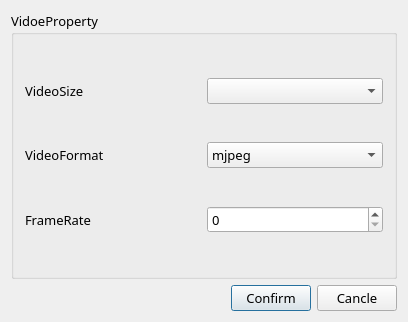
<?xml version="1.0" encoding="UTF-8"?>
<ui version="4.0">
 <class>VideoPropDiaClass</class>
 <widget class="QDialog" name="VideoPropDiaClass">
  <property name="geometry">
   <rect>
    <x>0</x>
    <y>0</y>
    <width>408</width>
    <height>322</height>
   </rect>
  </property>
  <property name="windowTitle">
   <string>VideoPropDia</string>
  </property>
  <layout class="QVBoxLayout" name="verticalLayout_2" stretch="4,1">
   <item>
    <widget class="QGroupBox" name="groupBox">
     <property name="font">
      <font>
       <family>等线</family>
       <pointsize>10</pointsize>
      </font>
     </property>
     <property name="title">
      <string>VidoeProperty</string>
     </property>
     <layout class="QVBoxLayout" name="verticalLayout">
      <item>
       <layout class="QHBoxLayout" name="horizontalLayout_3">
        <item>
         <widget class="QLabel" name="label">
          <property name="font">
           <font>
            <family>等线</family>
            <pointsize>10</pointsize>
           </font>
          </property>
          <property name="text">
           <string>VideoSize</string>
          </property>
         </widget>
        </item>
        <item>
         <widget class="QComboBox" name="videoSize_comboBox">
          <property name="font">
           <font>
            <family>等线</family>
            <pointsize>10</pointsize>
           </font>
          </property>
         </widget>
        </item>
       </layout>
      </item>
      <item>
       <layout class="QHBoxLayout" name="horizontalLayout_4">
        <item>
         <widget class="QLabel" name="label_2">
          <property name="font">
           <font>
            <family>等线</family>
            <pointsize>10</pointsize>
           </font>
          </property>
          <property name="text">
           <string>VideoFormat</string>
          </property>
         </widget>
        </item>
        <item>
         <widget class="QComboBox" name="videoFormat_comboBox">
          <property name="font">
           <font>
            <family>等线</family>
            <pointsize>10</pointsize>
           </font>
          </property>
          <item>
           <property name="text">
            <string>mjpeg</string>
           </property>
          </item>
          <item>
           <property name="text">
            <string>yuv</string>
           </property>
          </item>
         </widget>
        </item>
       </layout>
      </item>
      <item>
       <layout class="QHBoxLayout" name="horizontalLayout_5">
        <item>
         <widget class="QLabel" name="label_4">
          <property name="font">
           <font>
            <family>等线</family>
            <pointsize>10</pointsize>
           </font>
          </property>
          <property name="text">
           <string>FrameRate</string>
          </property>
         </widget>
        </item>
        <item>
         <widget class="QSpinBox" name="spinBox">
          <property name="font">
           <font>
            <family>等线</family>
            <pointsize>10</pointsize>
           </font>
          </property>
         </widget>
        </item>
       </layout>
      </item>
     </layout>
    </widget>
   </item>
   <item>
    <layout class="QHBoxLayout" name="horizontalLayout">
     <item>
      <spacer name="horizontalSpacer">
       <property name="font">
        <font>
         <family>等线</family>
         <pointsize>10</pointsize>
        </font>
       </property>
       <property name="orientation">
        <enum>Qt::Horizontal</enum>
       </property>
       <property name="sizeHint" stdset="0">
        <size>
         <width>40</width>
         <height>20</height>
        </size>
       </property>
      </spacer>
     </item>
     <item>
      <widget class="QPushButton" name="confirm_pushButton">
       <property name="font">
        <font>
         <family>等线</family>
         <pointsize>10</pointsize>
        </font>
       </property>
       <property name="text">
        <string>Confirm</string>
       </property>
      </widget>
     </item>
     <item>
      <widget class="QPushButton" name="cancle_pushButton">
       <property name="font">
        <font>
         <family>等线</family>
         <pointsize>10</pointsize>
        </font>
       </property>
       <property name="text">
        <string>Cancle</string>
       </property>
      </widget>
     </item>
    </layout>
   </item>
  </layout>
 </widget>
 <layoutdefault spacing="6" margin="11"/>
 <resources/>
 <connections/>
</ui>
